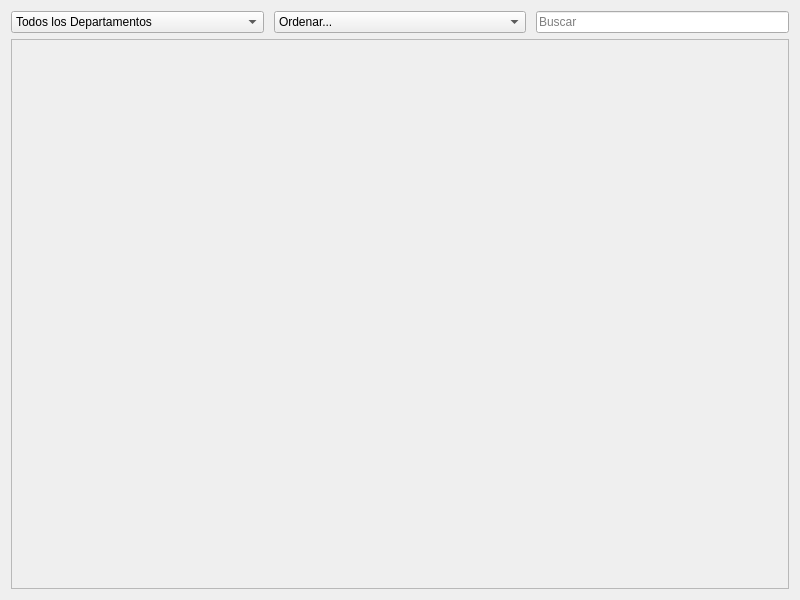
<?xml version="1.0" encoding="UTF-8"?>
<ui version="4.0">
 <class>ProductWidget</class>
 <widget class="QWidget" name="ProductWidget">
  <property name="geometry">
   <rect>
    <x>0</x>
    <y>0</y>
    <width>800</width>
    <height>600</height>
   </rect>
  </property>
  <property name="windowTitle">
   <string>Form</string>
  </property>
  <layout class="QGridLayout" name="gridLayout">
   <item row="2" column="0">
    <layout class="QHBoxLayout" name="horizontalLayout" stretch="10,10,10">
     <property name="spacing">
      <number>10</number>
     </property>
     <property name="leftMargin">
      <number>0</number>
     </property>
     <property name="rightMargin">
      <number>0</number>
     </property>
     <item>
      <widget class="QComboBox" name="optionCB">
       <item>
        <property name="text">
         <string>Todos los Departamentos</string>
        </property>
       </item>
       <item>
        <property name="text">
         <string>Alimentos y Bebidas</string>
        </property>
       </item>
       <item>
        <property name="text">
         <string>Libros</string>
        </property>
       </item>
       <item>
        <property name="text">
         <string>Electronicos</string>
        </property>
       </item>
       <item>
        <property name="text">
         <string>Hogar y Cocina</string>
        </property>
       </item>
       <item>
        <property name="text">
         <string>Deporte y Aire Libre</string>
        </property>
       </item>
      </widget>
     </item>
     <item>
      <widget class="QComboBox" name="sortCB">
       <item>
        <property name="text">
         <string>Ordenar...</string>
        </property>
       </item>
       <item>
        <property name="text">
         <string>Ascendente</string>
        </property>
       </item>
       <item>
        <property name="text">
         <string>Descendente</string>
        </property>
       </item>
      </widget>
     </item>
     <item>
      <widget class="QLineEdit" name="searchLE">
       <property name="text">
        <string/>
       </property>
       <property name="placeholderText">
        <string>Buscar</string>
       </property>
      </widget>
     </item>
    </layout>
   </item>
   <item row="3" column="0">
    <widget class="QScrollArea" name="scrollArea">
     <property name="widgetResizable">
      <bool>true</bool>
     </property>
     <widget class="QWidget" name="scrollContents">
      <property name="geometry">
       <rect>
        <x>0</x>
        <y>0</y>
        <width>776</width>
        <height>545</height>
       </rect>
      </property>
     </widget>
    </widget>
   </item>
  </layout>
 </widget>
 <resources/>
 <connections/>
</ui>
